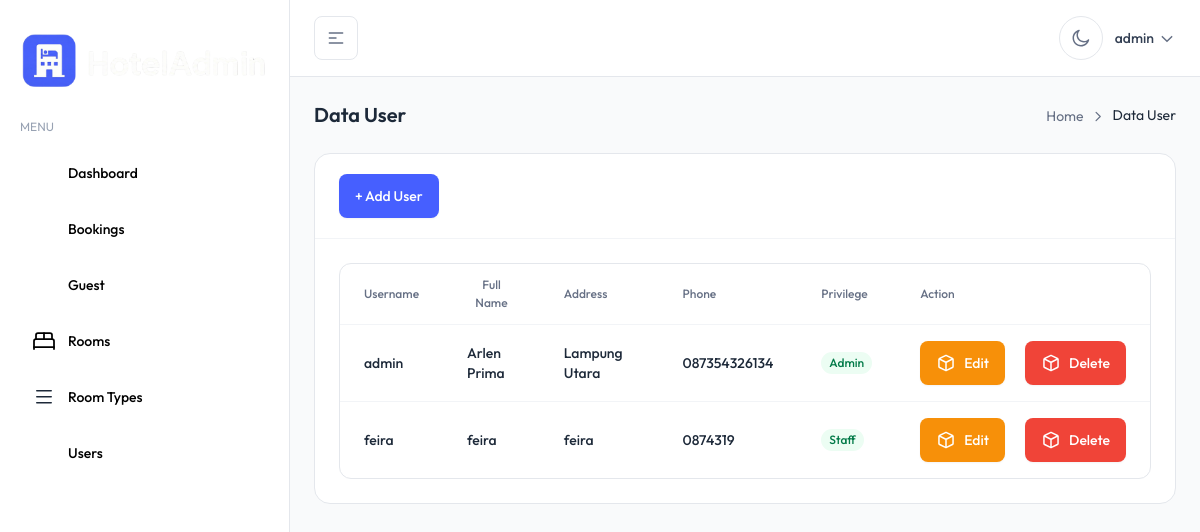
Page /user/data-user.php (signed in) on the earlier database version.
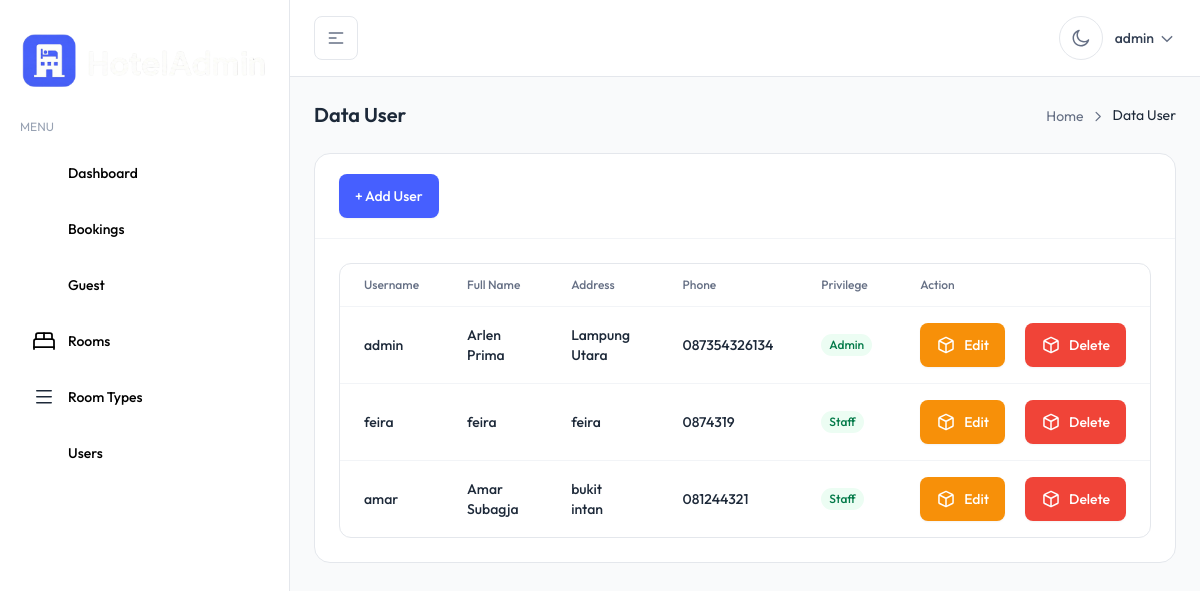
Same page on the later database version.
### tables this page shows
CREATE TABLE `users` (
  `user_id` int(11) NOT NULL,
  `username` varchar(30) NOT NULL,
  `fullname` varchar(150) NOT NULL,
  `password` varchar(256) NOT NULL,
  `address` varchar(100) NOT NULL,
  `telephone` varchar(15) NOT NULL,
  `privilege` enum('Admin','Staff') NOT NULL DEFAULT 'Staff'
);

### config/function.php (called while the page is built, shortened)
<?php
function getData($sql){
    global $koneksi;
    $result = mysqli_query($koneksi, $sql);
    $rows = [];
    while ($row = mysqli_fetch_assoc($result)){
        $rows[] = $row;
    }
    return $rows;
}
?>

### user/data-user.php (the view, shortened to what the changed rows need)
<?php
require_once '../config/config.php';
require_once '../config/function.php';
include_once '../template/header.php';
include_once '../template/navbar.php';
?>
<main>
    <div class="mx-auto max-w-(--breakpoint-2xl) p-4 md:p-6">
        <div x-data="{ pageName: `Data User`}">
            <?php require_once '../template/partials/breadcrumb.php'; ?>
        </div>
        <div class="space-y-5 sm:space-y-6">
            <div class="rounded-2xl border border-gray-200 bg-white dark:border-gray-800 dark:bg-white/[0.03]">
                <div class="p-5 border-t border-gray-100 dark:border-gray-800 sm:p-6">
                    <div
                        class="overflow-hidden rounded-xl border border-gray-200 bg-white dark:border-gray-800 dark:bg-white/[0.03]">
                        <div class="max-w-full overflow-x-auto">
                            <table class="min-w-full">
                                <thead>
                                    <tr class="border-b border-gray-100 dark:border-gray-800">
                                        <th class="px-5 py-3 sm:px-6">
                                            <div class="flex items-center">
                                                <p class="font-medium text-gray-500 text-theme-xs dark:text-gray-400">
                                                    Username
                                                </p>
                                            </div>
                                        </th>
                                        <th class="px-5 py-3 sm:px-6">
                                            <div class="flex items-center">
                                                <p class="font-medium text-gray-500 text-theme-xs dark:text-gray-400">
                                                    Full Name
                                                </p>
                                            </div>
                                        </th>
                                        <th class="px-5 py-3 sm:px-6">
                                            <div class="flex items-center">
                                                <p class="font-medium text-gray-500 text-theme-xs dark:text-gray-400">
                                                    Address
                                                </p>
                                            </div>
                                        </th>
                                        <th class="px-5 py-3 sm:px-6">
                                            <div class="flex items-center">
                                                <p class="font-medium text-gray-500 text-theme-xs dark:text-gray-400">
                                                    Phone
                                                </p>
                                            </div>
                                        </th>
                                        <th class="px-5 py-3 sm:px-6">
                                            <div class="flex items-center">
                                                <p class="font-medium text-gray-500 text-theme-xs dark:text-gray-400">
                                                    Privilege
                                                </p>
                                            </div>
                                        </th>
                                        <th class="px-5 py-3 sm:px-6">
                                            <div class="flex items-center">
                                                <p class="font-medium text-gray-500 text-theme-xs dark:text-gray-400">
                                                    Action
                                                </p>
                                            </div>
                                        </th>
                                    </tr>
                                </thead>
                                <tbody class="divide-y divide-gray-100 dark:divide-gray-800">
                                    <?php
                                        $users = getData("SELECT * FROM users");
                                        foreach ($users as $user) : ?>
                                    <tr>
                                        <td class="px-5 py-4 sm:px-6">
                                            <div class="flex items-center">
                                                <div class="flex items-center gap-3">
                                                    <div>
                                                        <span
                                                            class="block font-medium text-gray-800 text-theme-sm dark:text-white/90">
                                                            <?= $user ['username'] ?>
                                                        </span>
                                                    </div>
                                                </div>
                                            </div>
                                        </td>
                                        <td class="px-5 py-4 sm:px-6">
                                            <div class="flex items-center">
                                                <div class="flex items-center gap-3">
                                                    <div>
                                                        <span
                                                            class="block font-medium text-gray-800 text-theme-sm dark:text-white/90">
                                                            <?= $user ['fullname'] ?>
                                                        </span>
                                                    </div>
                                                </div>
                                            </div>
                                        </td>
                                        <td class="px-5 py-4 sm:px-6">
                                            <div class="flex items-center">
                                                <div class="flex items-center gap-3">
                                                    <div>
                                                        <span
                                                            class="block font-medium text-gray-800 text-theme-sm dark:text-white/90">
                                                            <?= $user ['address'] ?>
                                                        </span>
                                                    </div>
                                                </div>
                                            </div>
                                        </td>
                                        <td class="px-5 py-4 sm:px-6">
                                            <div class="flex items-center">
                                                <div class="flex items-center gap-3">
                                                    <div>
                                                        <span
                                                            class="block font-medium text-gray-800 text-theme-sm dark:text-white/90">
                                                            <?= $user ['telephone'] ?>
                                                        </span>
                                                    </div>
                                                </div>
                                            </div>
                                        </td>
                                        <td class="px-5 py-4 sm:px-6">
                                            <div class="flex items-center">
                                                <p
                                                    class="rounded-full bg-success-50 px-2 py-0.5 text-theme-xs font-medium text-success-700 dark:bg-success-500/15 dark:text-success-500">
                                                    <?= $user ['privilege'] ?>
                                                </p>
                                            </div>
                                        </td>
                                        <td class="px-5 py-4 sm:px-6">
                                            <div class="flex items-center gap-5">
                                                <a href="edit-user.php?id=<?= $user['user_id']?>"
                                                    class="inline-flex items-center gap-2 px-4 py-3 text-sm font-medium text-white transition rounded-lg bg-warning-500 shadow-theme-xs hover:bg-warning-600">
                                                    Edit
                                                </a >
                                                <a href="del-user.php?id=<?= $user['user_id']?>"
                                                    class="inline-flex items-center gap-2 px-4 py-3 text-sm font-medium text-white transition rounded-lg bg-error-500 shadow-theme-xs hover:bg-error-600">
                                                    Delete
                                                </a >
                                            </div>
                                        </td>
                                    </tr>
                                    <?php endforeach ?>
                                </tbody>
                            </table>
                        </div>
                    </div>
                </div>
            </div>
        </div>
    </div>
</main>
<?php
require_once '../template/footer.php';
?>

Differences in the rows shown:
added users: username "amar", fullname "Amar Subagja", address "bukit intan", telephone "081244321", privilege "Staff"
